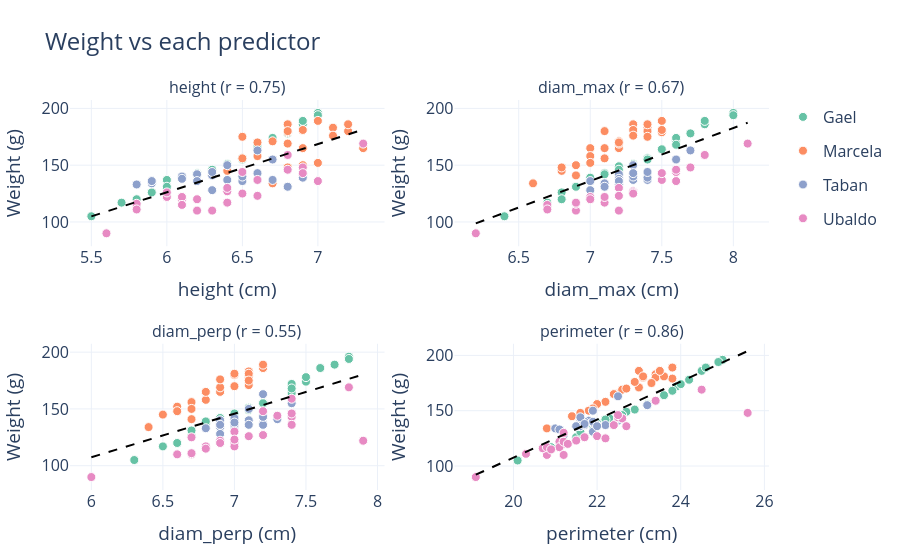

Notebook code for this chart:
### Markdown cell above
### 3.2 Every predictor against the weight
Each panel also shows the straight-line fit and the correlation `r`. Colors mark who measured the apple.

### Code cell
colors = dict(zip(sorted(df["source"].unique()), px.colors.qualitative.Set2))

fig = make_subplots(rows=2, cols=2, subplot_titles=[
    f"{f} (r = {df[f].corr(df[TARGET]):.2f})" for f in FEATURES])
for i, f in enumerate(FEATURES):
    r, c = i // 2 + 1, i % 2 + 1
    for src, g in df.groupby("source"):
        fig.add_trace(go.Scatter(x=g[f], y=g[TARGET], mode="markers", name=src,
                                 legendgroup=src, showlegend=(i == 0),
                                 marker=dict(size=9, color=colors[src], line=dict(width=1, color="white"))),
                      row=r, col=c)
    slope, intercept = np.polyfit(df[f], df[TARGET], 1)
    xs = np.array([df[f].min(), df[f].max()])
    fig.add_trace(go.Scatter(x=xs, y=slope * xs + intercept, mode="lines",
                             line=dict(color="black", dash="dash"), showlegend=False),
                  row=r, col=c)
    fig.update_xaxes(title_text=f"{f} (cm)", row=r, col=c)
    fig.update_yaxes(title_text="Weight (g)", row=r, col=c)
fig.update_layout(title="Weight vs each predictor")
show(fig, height=900)

### Figure 1 — Plotly figure (JSON) as saved in the notebook; plotly's stock layout.template omitted (floating-point values rounded to 4 significant figures)
{"data": [{"legendgroup": "Gael", "marker": {"color": "rgb(102,194,165)", "line": {"color": "white", "width": 1}, "size": 9}, "mode": "markers", "name": "Gael", "showlegend": true, "type": "scatter", "x": [6.5, 6.2, 6.7, 5.9, 6.2, 6.9, 5.5, 6.7, 6.0, 6.4, 7.0, 6.2, 6.9, 6.4, 5.8, 6.6, 6.1, 6.8, 7.0, 6.3, 5.7, 6.5, 6.0, 6.3, 6.6], "xaxis": "x", "y": [156, 143, 172, 126, 143, 186, 105, 174, 137, 151, 196, 142, 189, 149, 120, 164, 139, 178, 194, 145, 117, 155, 131, 146, 168], "yaxis": "y"}, {"legendgroup": "Marcela", "marker": {"color": "rgb(252,141,98)", "line": {"color": "white", "width": 1}, "size": 9}, "mode": "markers", "name": "Marcela", "showlegend": true, "type": "scatter", "x": [6.8, 6.9, 6.8, 7.1, 6.8, 6.7, 7.2, 6.9, 6.9, 6.4, 6.6, 6.9, 6.5, 7.0, 7.2, 6.3, 6.8, 6.7, 7.1, 6.6, 7.3, 6.9, 6.5, 7.0, 6.8], "xaxis": "x", "y": [186, 165, 179, 183, 180, 171, 180, 181, 165, 145, 158, 181, 156, 152, 186, 141, 169, 134, 176, 170, 165, 150, 175, 189, 148], "yaxis": "y"}, {"legendgroup": "Taban", "marker": {"color": "rgb(141,160,203)", "line": {"color": "white", "width": 1}, "size": 9}, "mode": "markers", "name": "Taban", "showlegend": true, "type": "scatter", "x": [5.9, 6.5, 6.4, 6.4, 6.6, 6.3, 5.8, 6.7, 6.9, 6.5, 6.9, 6.6, 6.7, 6.2, 6.1, 6.8, 5.9, 6.3, 6.2, 6.3, 6.1, 5.9, 6.6], "xaxis": "x", "y": [134, 136, 150, 137, 137, 141, 133, 155, 141, 140, 139, 163, 137, 142, 140, 131, 136, 144, 136, 128, 138, 136, 143], "yaxis": "y"}, {"legendgroup": "Ubaldo", "marker": {"color": "rgb(231,138,195)", "line": {"color": "white", "width": 1}, "size": 9}, "mode": "markers", "name": "Ubaldo", "showlegend": true, "type": "scatter", "x": [6.8, 7.3, 6.3, 5.8, 6.1, 6.4, 6.0, 6.6, 6.4, 6.1, 6.2, 6.1, 5.8, 6.2, 6.5, 6.9, 6.9, 6.4, 6.8, 6.0, 6.5, 6.4, 5.6, 7.0, 6.6], "xaxis": "x", "y": [159, 169, 110, 116, 120, 117, 122, 137, 117, 122, 110, 115, 111, 120, 144, 148, 143, 127, 146, 126, 125, 130, 90, 136, 123], "yaxis": "y"}, {"line": {"color": "black", "dash": "dash"}, "mode": "lines", "showlegend": false, "type": "scatter", "x": [5.5, 7.3], "xaxis": "x", "y": [104.9, 181.4], "yaxis": "y"}, {"legendgroup": "Gael", "marker": {"color": "rgb(102,194,165)", "line": {"color": "white", "width": 1}, "size": 9}, "mode": "markers", "name": "Gael", "showlegend": false, "type": "scatter", "x": [7.4, 7.2, 7.6, 6.8, 7.1, 7.8, 6.4, 7.6, 7.0, 7.3, 8.0, 7.1, 7.8, 7.2, 6.8, 7.5, 7.0, 7.7, 8.0, 7.2, 6.7, 7.4, 6.9, 7.2, 7.6], "xaxis": "x2", "y": [156, 143, 172, 126, 143, 186, 105, 174, 137, 151, 196, 142, 189, 149, 120, 164, 139, 178, 194, 145, 117, 155, 131, 146, 168], "yaxis": "y2"}, {"legendgroup": "Marcela", "marker": {"color": "rgb(252,141,98)", "line": {"color": "white", "width": 1}, "size": 9}, "mode": "markers", "name": "Marcela", "showlegend": false, "type": "scatter", "x": [7.3, 7.2, 7.5, 7.4, 7.1, 7.2, 7.4, 7.5, 7.0, 6.8, 7.0, 7.3, 7.1, 7.0, 7.4, 6.9, 7.2, 6.6, 7.3, 7.2, 7.1, 6.9, 7.4, 7.5, 6.8], "xaxis": "x2", "y": [186, 165, 179, 183, 180, 171, 180, 181, 165, 145, 158, 181, 156, 152, 186, 141, 169, 134, 176, 170, 165, 150, 175, 189, 148], "yaxis": "y2"}, {"legendgroup": "Taban", "marker": {"color": "rgb(141,160,203)", "line": {"color": "white", "width": 1}, "size": 9}, "mode": "markers", "name": "Taban", "showlegend": false, "type": "scatter", "x": [7.1, 7.2, 7.3, 7.3, 7.4, 7.2, 7.2, 7.6, 7.4, 7.4, 7.4, 7.7, 7.2, 7.2, 7.3, 7.1, 7.0, 7.4, 7.2, 7.0, 7.2, 7.2, 7.3], "xaxis": "x2", "y": [134, 136, 150, 137, 137, 141, 133, 155, 141, 140, 139, 163, 137, 142, 140, 131, 136, 144, 136, 128, 138, 136, 143], "yaxis": "y2"}, {"legendgroup": "Ubaldo", "marker": {"color": "rgb(231,138,195)", "line": {"color": "white", "width": 1}, "size": 9}, "mode": "markers", "name": "Ubaldo", "showlegend": false, "type": "scatter", "x": [7.8, 8.1, 6.9, 6.9, 7.0, 7.1, 7.0, 7.5, 6.9, 7.1, 7.2, 6.7, 6.7, 7.0, 7.6, 7.7, 7.5, 7.3, 7.6, 7.3, 7.3, 7.2, 6.2, 7.6, 7.2], "xaxis": "x2", "y": [159, 169, 110, 116, 120, 117, 122, 137, 117, 122, 110, 115, 111, 120, 144, 148, 143, 127, 146, 126, 125, 130, 90, 136, 123], "yaxis": "y2"}, {"line": {"color": "black", "dash": "dash"}, "mode": "lines", "showlegend": false, "type": "scatter", "x": [6.2, 8.1], "xaxis": "x2", "y": [98.75, 187.4], "yaxis": "y2"}, {"legendgroup": "Gael", "marker": {"color": "rgb(102,194,165)", "line": {"color": "white", "width": 1}, "size": 9}, "mode": "markers", "name": "Gael", "showlegend": false, "type": "scatter", "x": [7.2, 7.0, 7.4, 6.7, 7.0, 7.6, 6.3, 7.5, 6.8, 7.1, 7.8, 6.9, 7.7, 7.1, 6.6, 7.4, 6.8, 7.5, 7.8, 7.0, 6.5, 7.2, 6.7, 7.0, 7.4], "xaxis": "x3", "y": [156, 143, 172, 126, 143, 186, 105, 174, 137, 151, 196, 142, 189, 149, 120, 164, 139, 178, 194, 145, 117, 155, 131, 146, 168], "yaxis": "y3"}, {"legendgroup": "Marcela", "marker": {"color": "rgb(252,141,98)", "line": {"color": "white", "width": 1}, "size": 9}, "mode": "markers", "name": "Marcela", "showlegend": false, "type": "scatter", "x": [7.2, 6.8, 7.1, 7.1, 7.0, 7.1, 7.0, 7.0, 6.9, 6.5, 6.8, 7.1, 6.7, 6.6, 7.2, 6.7, 6.9, 6.4, 6.9, 7.0, 6.8, 6.7, 7.1, 7.2, 6.6], "xaxis": "x3", "y": [186, 165, 179, 183, 180, 171, 180, 181, 165, 145, 158, 181, 156, 152, 186, 141, 169, 134, 176, 170, 165, 150, 175, 189, 148], "yaxis": "y3"}, {"legendgroup": "Taban", "marker": {"color": "rgb(141,160,203)", "line": {"color": "white", "width": 1}, "size": 9}, "mode": "markers", "name": "Taban", "showlegend": false, "type": "scatter", "x": [6.9, 7.0, 7.1, 6.9, 7.2, 7.0, 6.8, 7.4, 7.3, 6.9, 7.0, 7.2, 7.1, 7.0, 7.1, 7.0, 6.9, 7.2, 7.1, 6.9, 7.0, 7.2, 7.2], "xaxis": "x3", "y": [134, 136, 150, 137, 137, 141, 133, 155, 141, 140, 139, 163, 137, 142, 140, 131, 136, 144, 136, 128, 138, 136, 143], "yaxis": "y3"}, {"legendgroup": "Ubaldo", "marker": {"color": "rgb(231,138,195)", "line": {"color": "white", "width": 1}, "size": 9}, "mode": "markers", "name": "Ubaldo", "showlegend": false, "type": "scatter", "x": [7.4, 7.8, 6.6, 6.8, 7.0, 7.0, 6.9, 7.4, 6.8, 7.9, 6.7, 6.8, 6.7, 6.9, 7.3, 7.2, 7.4, 7.2, 7.4, 7.1, 6.7, 7.0, 6.0, 7.4, 7.0], "xaxis": "x3", "y": [159, 169, 110, 116, 120, 117, 122, 137, 117, 122, 110, 115, 111, 120, 144, 148, 143, 127, 146, 126, 125, 130, 90, 136, 123], "yaxis": "y3"}, {"line": {"color": "black", "dash": "dash"}, "mode": "lines", "showlegend": false, "type": "scatter", "x": [6.0, 7.9], "xaxis": "x3", "y": [107.5, 180.3], "yaxis": "y3"}, {"legendgroup": "Gael", "marker": {"color": "rgb(102,194,165)", "line": {"color": "white", "width": 1}, "size": 9}, "mode": "markers", "name": "Gael", "showlegend": false, "type": "scatter", "x": [23.2, 22.5, 23.9, 21.5, 22.3, 24.5, 20.1, 24.0, 21.9, 22.9, 25.0, 22.2, 24.6, 22.7, 21.2, 23.6, 22.0, 24.2, 24.9, 22.6, 20.9, 23.2, 21.6, 22.6, 23.8], "xaxis": "x4", "y": [156, 143, 172, 126, 143, 186, 105, 174, 137, 151, 196, 142, 189, 149, 120, 164, 139, 178, 194, 145, 117, 155, 131, 146, 168], "yaxis": "y4"}, {"legendgroup": "Marcela", "marker": {"color": "rgb(252,141,98)", "line": {"color": "white", "width": 1}, "size": 9}, "mode": "markers", "name": "Marcela", "showlegend": false, "type": "scatter", "x": [23.0, 22.5, 23.8, 23.4, 23.1, 23.0, 23.4, 23.6, 22.5, 21.4, 22.2, 23.1, 22.0, 21.9, 23.5, 21.6, 22.6, 20.8, 22.9, 22.7, 22.4, 21.8, 23.3, 23.8, 21.6], "xaxis": "x4", "y": [186, 165, 179, 183, 180, 171, 180, 181, 165, 145, 158, 181, 156, 152, 186, 141, 169, 134, 176, 170, 165, 150, 175, 189, 148], "yaxis": "y4"}, {"legendgroup": "Taban", "marker": {"color": "rgb(141,160,203)", "line": {"color": "white", "width": 1}, "size": 9}, "mode": "markers", "name": "Taban", "showlegend": false, "type": "scatter", "x": [21.0, 21.6, 21.9, 21.7, 22.2, 21.8, 21.1, 23.2, 22.5, 21.7, 21.9, 22.5, 22.0, 21.6, 21.9, 21.9, 21.5, 21.6, 21.5, 21.2, 21.7, 22.0, 22.5], "xaxis": "x4", "y": [134, 136, 150, 137, 137, 141, 133, 155, 141, 140, 139, 163, 137, 142, 140, 131, 136, 144, 136, 128, 138, 136, 143], "yaxis": "y4"}, {"legendgroup": "Ubaldo", "marker": {"color": "rgb(231,138,195)", "line": {"color": "white", "width": 1}, "size": 9}, "mode": "markers", "name": "Ubaldo", "showlegend": false, "type": "scatter", "x": [23.4, 24.5, 20.8, 20.7, 21.2, 20.8, 21.1, 22.4, 21.1, 21.2, 21.2, 20.9, 20.3, 21.3, 22.5, 25.6, 22.6, 22.0, 22.5, 21.7, 22.2, 21.2, 19.1, 22.7, 21.5], "xaxis": "x4", "y": [159, 169, 110, 116, 120, 117, 122, 137, 117, 122, 110, 115, 111, 120, 144, 148, 143, 127, 146, 126, 125, 130, 90, 136, 123], "yaxis": "y4"}, {"line": {"color": "black", "dash": "dash"}, "mode": "lines", "showlegend": false, "type": "scatter", "x": [19.1, 25.6], "xaxis": "x4", "y": [92.13, 203.9], "yaxis": "y4"}], "layout": {"annotations": [{"font": {"size": 16}, "showarrow": false, "text": "height (r = 0.75)", "x": 0.225, "xanchor": "center", "xref": "paper", "y": 1, "yanchor": "bottom", "yref": "paper"}, {"font": {"size": 16}, "showarrow": false, "text": "diam_max (r = 0.67)", "x": 0.775, "xanchor": "center", "xref": "paper", "y": 1, "yanchor": "bottom", "yref": "paper"}, {"font": {"size": 16}, "showarrow": false, "text": "diam_perp (r = 0.55)", "x": 0.225, "xanchor": "center", "xref": "paper", "y": 0.375, "yanchor": "bottom", "yref": "paper"}, {"font": {"size": 16}, "showarrow": false, "text": "perimeter (r = 0.86)", "x": 0.775, "xanchor": "center", "xref": "paper", "y": 0.375, "yanchor": "bottom", "yref": "paper"}], "autosize": true, "font": {"size": 16}, "margin": {"b": 70, "l": 70, "r": 40, "t": 100}, "title": {"font": {"size": 24}, "text": "Weight vs each predictor"}, "xaxis": {"anchor": "y", "autorange": true, "domain": [0, 0.45], "range": [5.368, 7.432], "title": {"text": "height (cm)"}, "type": "linear"}, "xaxis2": {"anchor": "y2", "autorange": true, "domain": [0.55, 1], "range": [6.061, 8.239], "title": {"text": "diam_max (cm)"}, "type": "linear"}, "xaxis3": {"anchor": "y3", "autorange": true, "domain": [0, 0.45], "range": [5.861, 8.039], "title": {"text": "diam_perp (cm)"}, "type": "linear"}, "xaxis4": {"anchor": "y4", "autorange": true, "domain": [0.55, 1], "range": [18.62, 26.08], "title": {"text": "perimeter (cm)"}, "type": "linear"}, "yaxis": {"anchor": "x", "autorange": true, "domain": [0.625, 1], "range": [81.29, 204.7], "title": {"text": "Weight (g)"}, "type": "linear"}, "yaxis2": {"anchor": "x2", "autorange": true, "domain": [0.625, 1], "range": [81.29, 204.7], "title": {"text": "Weight (g)"}, "type": "linear"}, "yaxis3": {"anchor": "x3", "autorange": true, "domain": [0, 0.375], "range": [81.29, 204.7], "title": {"text": "Weight (g)"}, "type": "linear"}, "yaxis4": {"anchor": "x4", "autorange": true, "domain": [0, 0.375], "range": [80.86, 210.4], "title": {"text": "Weight (g)"}, "type": "linear"}}}
